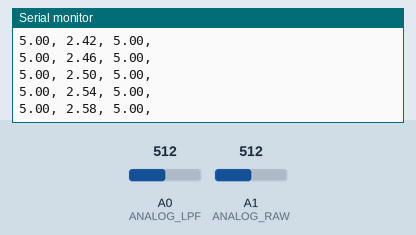
Simulated run of this sketch. Board: Arduino Uno, built with avr-gcc and run on an emulated ATmega328P. On the bench: the last lines printed to the serial monitor. The inputs (shaded band) are chosen by the test bench; at power-on: A0 (ANALOG_LPF) = 512, A1 (ANALOG_RAW) = 512.

Above: at 1.2 s.
1.3 s: A0 (ANALOG_LPF) set to 716
At 1.8 s:
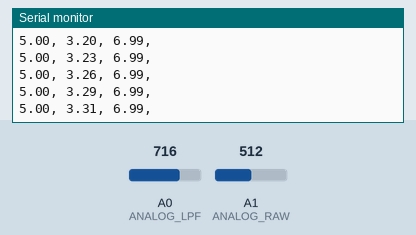
4.3 s: A1 (ANALOG_RAW) set to 716
At 5.3 s:
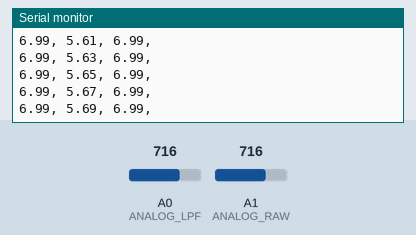
7.3 s: A0 (ANALOG_LPF) set to 900
At 7.9 s:
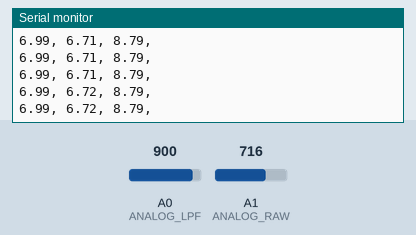
10.3 s: A1 (ANALOG_RAW) set to 900
At 11.1 s:
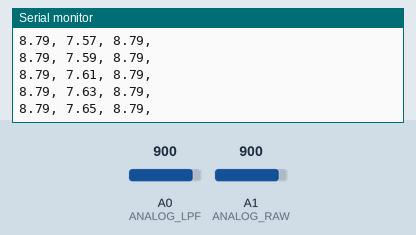
Timing chart, 0 to 12.8 s (numbered marks = the images above; inputs shaded):
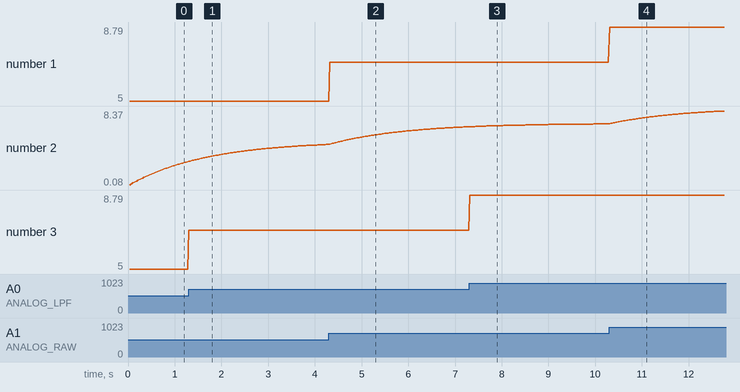

Measured:
- after the input at 10.3 s, the serial monitor: prints a new line at once (image 4)
- plotted number 2: 6.93 → 8.37 after the input at 10.3 s

The sketch:

voltmeter_w_LPF.ino
```cpp
// voltmeter with double lowpass filter

#define ANALOG_RAW A1
#define ANALOG_LPF A0

//////////////////////////////////////////
// calculated using raw ADC value (PWM) //
//////////////////////////////////////////
int adc_raw = 0;
float divider_v_raw = 0.0; // raw voltage calculated from ADC measurement
float device_v_raw = 0.0; // raw voltage calculated from divider_voltage
float device_v_digFilt = 0.0;
const float tau = 64;

float R1_RAW = 220.0;
float R2_RAW = 220.0;

//////////////////////////////////////////////
// calculated using ADC val coming thru LPF //
//////////////////////////////////////////////
int adc_LPF = 0;
float divider_v_LPF = 0.0;
float device_v_LPF = 0.0; // calculated using LPF reading

float R1_LPF = 22000.0;
float R2_LPF = 22000.0;

///////////////////////
float ref_voltage = 5.0;


// TIMING TABLE //
// # Filters | Read Interval (ms) //
// 0 | 5
// 1 | 15
// 2 | 35
// doing double filter, run at 35 ms
int interval = 25;

long currentMillis = 0;
long previousMillis = 0;

void setup() {
    Serial.begin(9600);
    Serial.println("voltmeter_w_LPF.ino");
    Serial.println("2022 APR 13");
//    Serial.println("time, device_v_raw, device_v_digFilt, device_v_LPF");
}

void loop(){
    currentMillis = millis();
    if (currentMillis - previousMillis > interval) {
        previousMillis = currentMillis;

        /////////////////////////////////////
        // RAW READINGS AND DIGITAL FILTER //
        /////////////////////////////////////
        // get adc analog value
        adc_raw = analogRead(ANALOG_RAW);

        // compute voltage at the divider
        divider_v_raw = adc_raw/1024.0*ref_voltage;

        // compute voltage at device
        device_v_raw = divider_v_raw/(R2_RAW/(R1_RAW+R2_RAW));
        device_v_digFilt = device_v_digFilt + (device_v_raw - device_v_digFilt)/tau;

        /////////////////////////////////
        // LPF READING (ANALOG FILTER) //
        /////////////////////////////////
        adc_LPF = analogRead(ANALOG_LPF);
        divider_v_LPF = adc_LPF/1024.0*ref_voltage;
        device_v_LPF = divider_v_LPF/(R2_LPF/(R1_LPF+R2_LPF));

        //////////////////////////
        // PRINT DATA TO SCREEN //
        //////////////////////////
        Serial.print(device_v_raw);
        Serial.print(", ");
        Serial.print(device_v_digFilt);
        Serial.print(", ");
        Serial.print(device_v_LPF);
        Serial.print(", ");
//        Serial.print(adc_raw);
//        Serial.print(", ");
//        Serial.print(adc_LPF);
//        Serial.print(", ");
        Serial.println("");

        // print voltage
//        Serial.print(device_voltage);
//        Serial.println(" V");

    }

}
```
